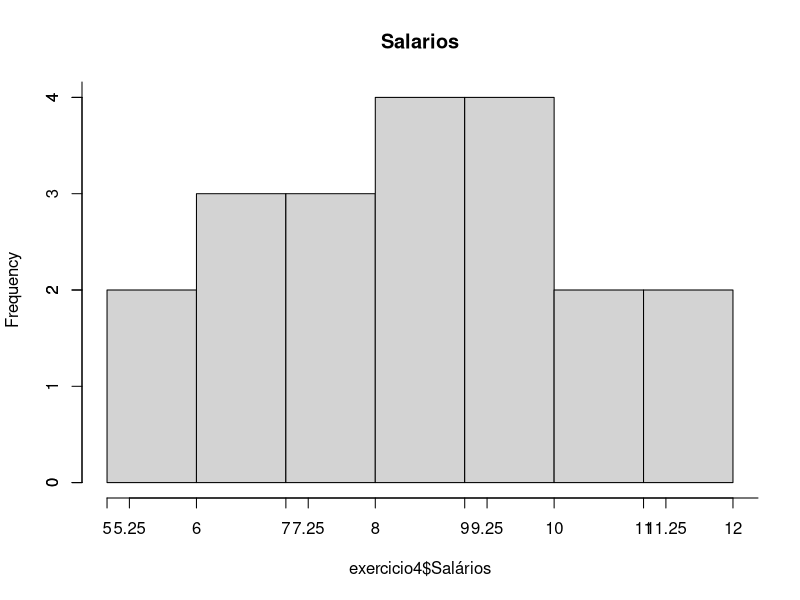
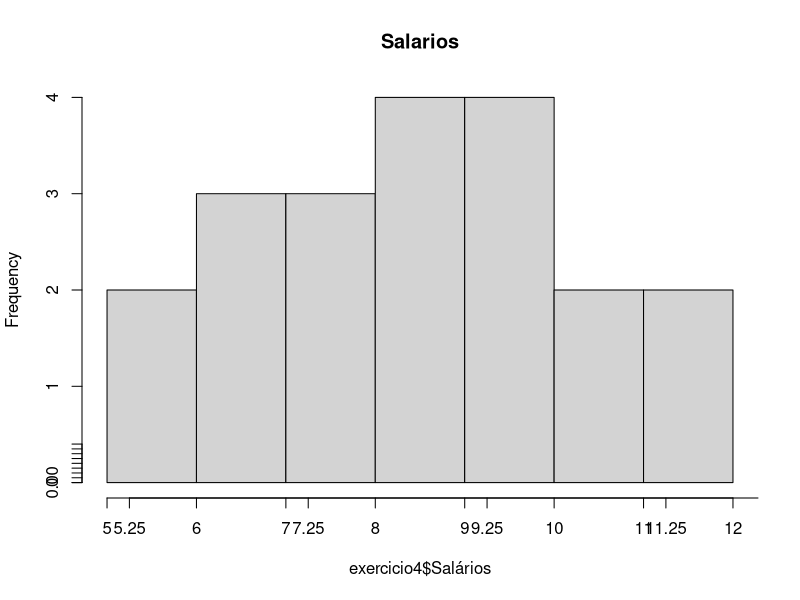

These charts were generated, in order, by the following R code:
# Instalando biblioteca readxl para importar para o R arquivos com extensão .xls ou .xlsx.
if (!("readxl") %in% installed.packages()) install.packages("readxl")
library(readxl)
exercicio4 <- read_excel("./dados/exercicio4.xls")

range(sort(exercicio4$Salários))
at <- ceiling((max(exercicio4$Salários)- min(exercicio4$Salários)))
at
k <- nclass.Sturges(exercicio4$Salários)
length(exercicio4$Salários)
k <- ceiling((sqrt(length(exercicio4$Salários))))
k
h <- ceiling(at/k)
h

classe_inf <- min(exercicio4$Salários)
classe_sup <- classe_inf+(k*h)

brk <-seq(classe_inf,classe_sup,h)
tab_salarios<-table(cut(exercicio4$Salários,breaks = brk, right = FALSE))
tab_salarios

tab_salarios_r <- prop.table(tab_salarios)
tab_salarios_r

hist(exercicio4$Salários, main="Salarios")
axis(1, at=seq(classe_inf,classe_sup,h))
axis(2, at=seq(0,max(tab_salarios),2))

hist(exercicio4$Salários, main="Salarios")
axis(1, at=seq(classe_inf,classe_sup,h))
axis(2, at=seq(0,max(tab_salarios_r),0.05))
